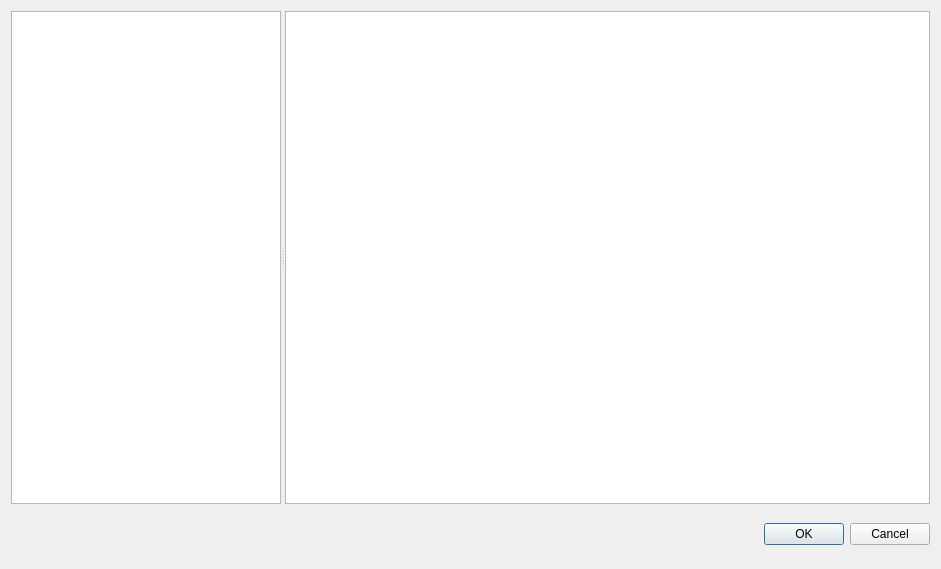
<?xml version="1.0" encoding="UTF-8"?>
<ui version="4.0">
 <class>IDAngrSavedsDialog</class>
 <widget class="QDialog" name="IDAngrSavedsDialog">
  <property name="geometry">
   <rect>
    <x>0</x>
    <y>0</y>
    <width>941</width>
    <height>569</height>
   </rect>
  </property>
  <property name="windowTitle">
   <string>Dialog</string>
  </property>
  <layout class="QGridLayout" name="gridLayout">
   <item row="0" column="0">
    <widget class="QSplitter" name="splitter">
     <property name="orientation">
      <enum>Qt::Horizontal</enum>
     </property>
     <widget class="QListView" name="selectorList">
      <property name="maximumSize">
       <size>
        <width>270</width>
        <height>16777215</height>
       </size>
      </property>
      <property name="editTriggers">
       <set>QAbstractItemView::NoEditTriggers</set>
      </property>
     </widget>
     <widget class="QPlainTextEdit" name="codeView">
      <property name="readOnly">
       <bool>true</bool>
      </property>
     </widget>
    </widget>
   </item>
   <item row="1" column="0">
    <widget class="QDialogButtonBox" name="buttonBox">
     <property name="maximumSize">
      <size>
       <width>16777215</width>
       <height>48</height>
      </size>
     </property>
     <property name="orientation">
      <enum>Qt::Horizontal</enum>
     </property>
     <property name="standardButtons">
      <set>QDialogButtonBox::Cancel|QDialogButtonBox::Ok</set>
     </property>
    </widget>
   </item>
  </layout>
 </widget>
 <resources/>
 <connections>
  <connection>
   <sender>buttonBox</sender>
   <signal>accepted()</signal>
   <receiver>IDAngrSavedsDialog</receiver>
   <slot>accept()</slot>
   <hints>
    <hint type="sourcelabel">
     <x>248</x>
     <y>254</y>
    </hint>
    <hint type="destinationlabel">
     <x>157</x>
     <y>274</y>
    </hint>
   </hints>
  </connection>
  <connection>
   <sender>buttonBox</sender>
   <signal>rejected()</signal>
   <receiver>IDAngrSavedsDialog</receiver>
   <slot>reject()</slot>
   <hints>
    <hint type="sourcelabel">
     <x>316</x>
     <y>260</y>
    </hint>
    <hint type="destinationlabel">
     <x>286</x>
     <y>274</y>
    </hint>
   </hints>
  </connection>
 </connections>
</ui>
